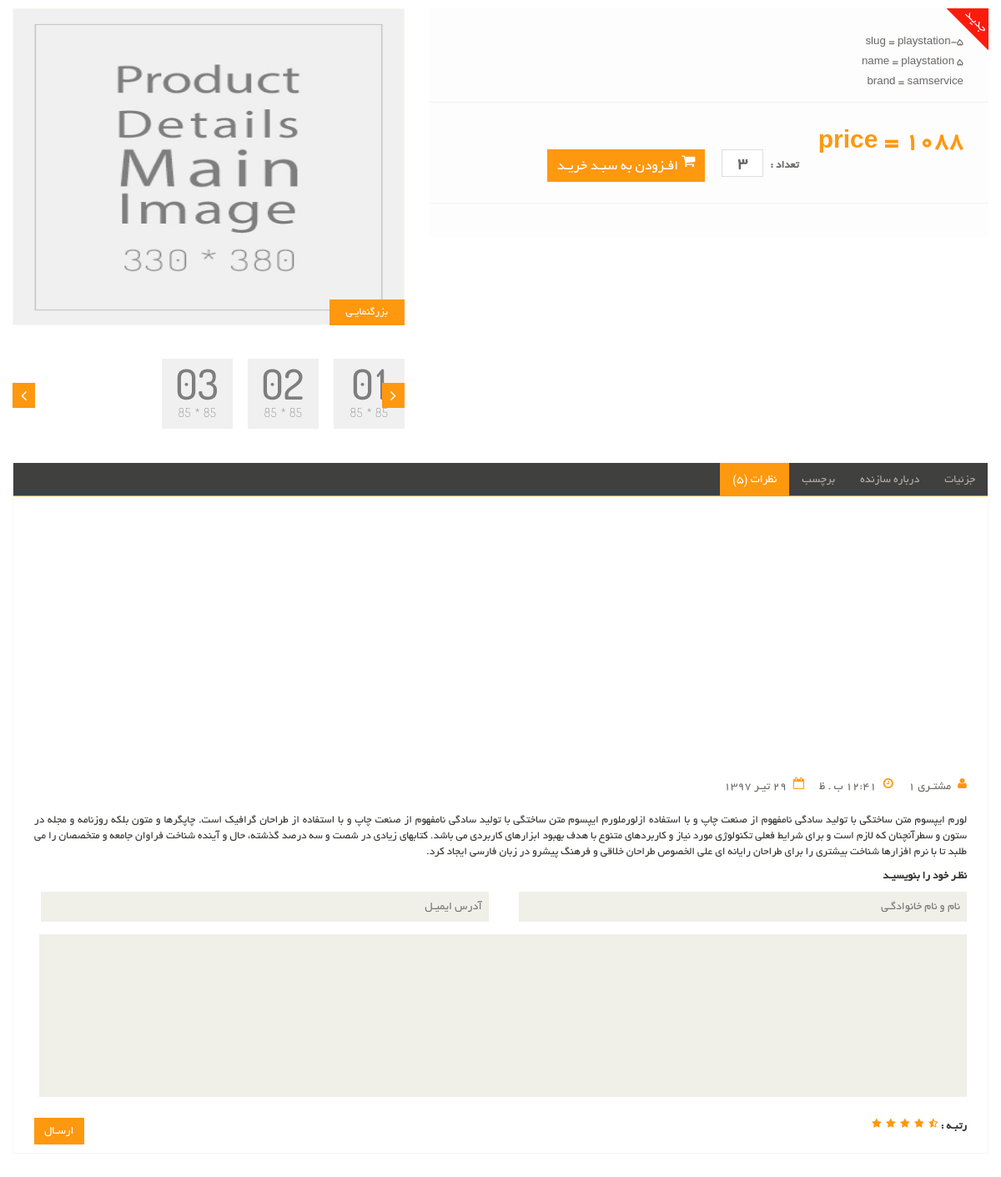
The page /playstation-5 on the database its author committed.
### products/models.py (models this page shows, shortened)
class products(models.Model):
    brand = models.ForeignKey(product_brand, on_delete=models.CASCADE,verbose_name="brand_name_product",null=True)
    title = models.CharField(max_length=30,verbose_name= 'title')
    price = models.IntegerField(verbose_name="price")
    description = models.TextField(verbose_name="main_description",db_index=True,)
    short_description = models.CharField(max_length=390,null=True,db_index=True,verbose_name ='short-description')
    is_active = models.BooleanField(default=False,verbose_name="is_active/not_active")
    slug = models.SlugField(max_length=300,editable=True,blank=True,default="",null=False,db_index=True,unique=True)
    category = models.ManyToManyField(product_category,related_name="product_category",verbose_name="categories")
    is_deleted = models.BooleanField(verbose_name="deleted/undeleted")

class product_brand(models.Model):
    title = models.CharField(max_length=200,verbose_name="brand_name",db_index=True )
    is_active = models.BooleanField(verbose_name="active/not_active" )
    class Meta:
        verbose_name="barnd_name"
        verbose_name_plural="brands_name"

### products/views.py (the view)
# urls.py: path('<slug:prod_slug>',views.product_detail , name= 'prod_detail'),
def product_detail(request,prod_slug):
    from django.shortcuts import get_object_or_404
    pr_slug = get_object_or_404(products,slug=prod_slug)
    detail_dict = {
        'a_product':pr_slug,
    }
    return render(request,'products/item_detail.html',detail_dict)

### products/templates/products/item_detail.html (shortened to what this page needs)
{% extends '_layout.html' %}
{%block all_content%}
<div class="product-details">
    <div class="col-sm-5">
        <div class="view-product">
            <img src="static/images/product-details/1.jpg" alt="">
            <h3>بزرگنمایـی</h3>
        </div>
        <div id="similar-product" class="carousel slide" data-ride="carousel">
                <div class="carousel-inner">
                    <div class="item active">
                      <a href=""><img src="static/images/product-details/similar1.jpg" alt=""></a>
                      <a href=""><img src="static/images/product-details/similar2.jpg" alt=""></a>
                      <a href=""><img src="static/images/product-details/similar3.jpg" alt=""></a>
                    </div>
                </div>
              <a class="right item-control" href="#similar-product" data-slide="next">
                <i class="fa fa-angle-right"></i>
              </a>
              <a class="left item-control" href="#similar-product" data-slide="prev">
                <i class="fa fa-angle-left"></i>
              </a>
        </div>
    </div>
    <div class="col-sm-7">
        <div class="product-information">
            <img src="static/images/product-details/new.png" class="newarrival" alt="">
            <div>
                <p> slug = {{a_product.slug}} </p>
                <p> name = {{a_product.title}}</p>
                {%if a_product.brand%}
                <p>brand = {{a_product.brand.title}}</p>
                {%endif%}
            </div>
            <div>
                <span>
                    <span>price = {{a_product.price}} </span>
                </span>
                <span>
                    <label>تعداد :</label>
                    <input type="text" value="3" class="search_box">
                    <button type="button" class="btn btn-fefault cart">
                        <i class="fa fa-shopping-cart"></i>
                        افـزودن به سبـد خریـد
                    </button>
                </span>
            </div>
        </div>
    </div>
</div>
<div class="category-tab shop-details-tab">
    <div class="col-sm-12">
        <ul class="nav nav-tabs">
            <li><a href="#details" data-toggle="tab">جزئیات</a></li>
            <li><a href="#companyprofile" data-toggle="tab">درباره سازنده</a></li>
            <li><a href="#tag" data-toggle="tab">برچسب</a></li>
            <li class="active"><a href="#reviews" data-toggle="tab">نظرات (5)</a></li>
        </ul>
    </div>
        <div class="tab-pane fade active in" id="reviews">
            <div class="col-sm-12">
                <ul>
                    <li><a href=""><i class="fa fa-user"></i>مشتـری 1</a></li>
                    <li><a href=""><i class="fa fa-clock-o"></i>12:41 ب . ظ</a></li>
                    <li><a href=""><i class="fa fa-calendar-o"></i>29 تیـر 1397</a></li>
                </ul>
                <p>لورم ایپسوم متن ساختگی با تولید سادگی نامفهوم از صنعت چاپ و با استفاده ازلورملورم ایپسوم متن ساختگی با تولید سادگی نامفهوم از صنعت چاپ و با استفاده از طراحان گرافیک است. چاپگرها و متون بلکه روزنامه و مجله در ستون و سطرآنچنان که لازم است و برای شرایط فعلی تکنولوژی مورد نیاز و کاربردهای متنوع با هدف بهبود ابزارهای کاربردی می باشد. کتابهای زیادی در شصت و سه درصد گذشته، حال و آینده شناخت فراوان جامعه و متخصصان را می طلبد تا با نرم افزارها شناخت بیشتری را برای طراحان رایانه ای علی الخصوص طراحان خلاقی و فرهنگ پیشرو در زبان فارسی ایجاد کرد.</p>
                <p><b>نظـر خود را بنویسیـد</b></p>
                <form action="#">
                    <span>
                        <input type="text" placeholder="نام و نام خانوادگـی">
                        <input type="email" placeholder="آدرس ایمیـل">
                    </span>
                    <textarea name=""></textarea>
                    <b>رتبـه : </b> <img src="static/images/product-details/rating.png" alt="">
                    <button type="button" class="btn btn-default pull-left">
                        ارسـال
                    </button>
                </form>
            </div>
        </div>
    </div>
{%endblock%}

### rows shown on the page
products: slug "playstation-5", title "playstation 5", brand "samservice", price "1088"
